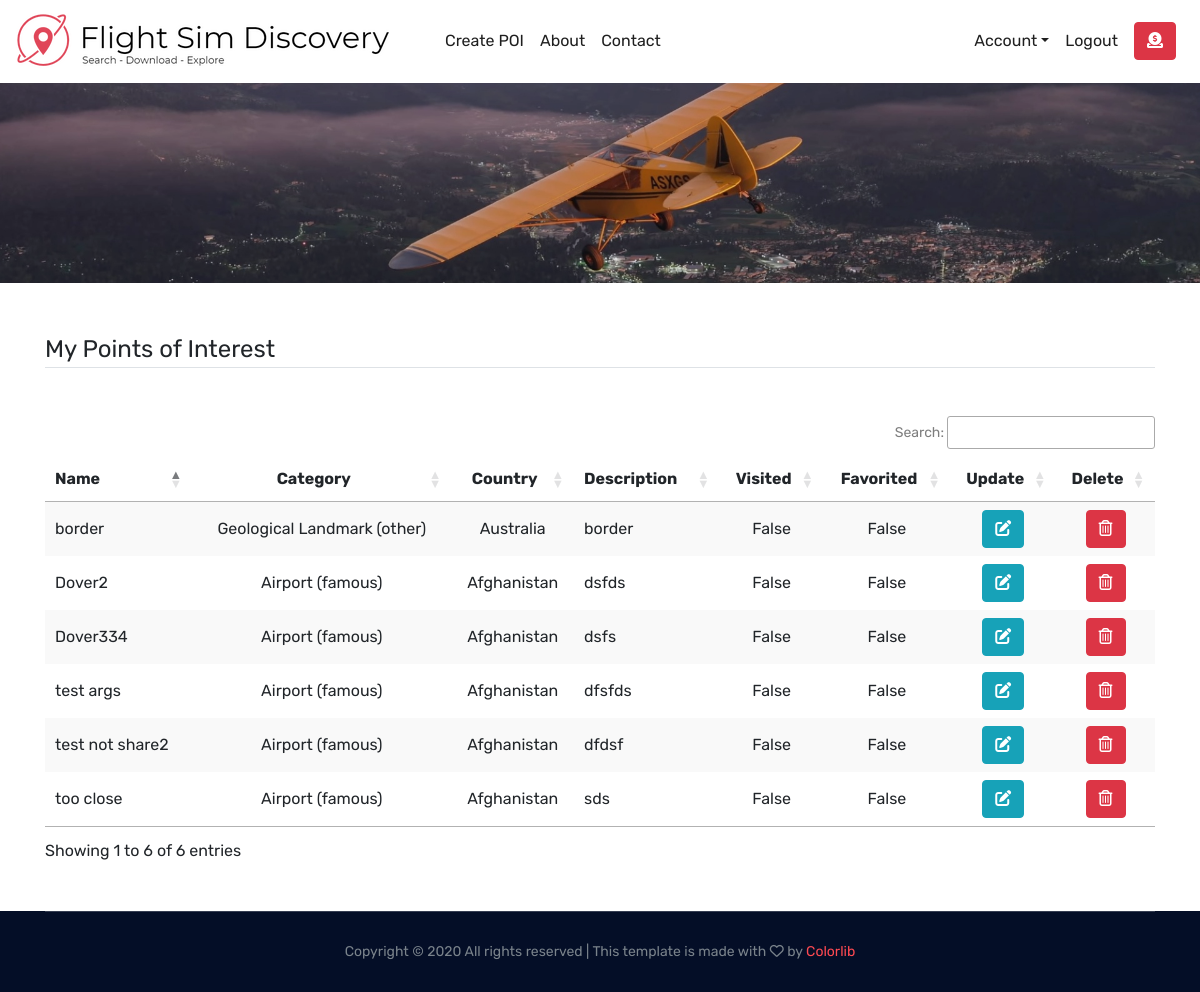
The app's page /user_pois (signed in) with its own data.
### flightsimdiscovery/models.py (models this page shows, shortened)
class Pois(db.Model):
    id = db.Column(db.Integer, primary_key=True)
    user_id = db.Column(db.Integer, db.ForeignKey('user.id'), nullable=False)
    name = db.Column(db.String(50), unique=True, nullable=False)
    latitude = db.Column(db.FLOAT, unique=False, nullable=False)
    longitude = db.Column(db.FLOAT, unique=False, nullable=False)
    region = db.Column(db.String(20), unique=False, nullable=False)
    country = db.Column(db.String(60), unique=False, nullable=False)
    category = db.Column(db.String(20), unique=False, nullable=False)
    description = db.Column(db.Text, nullable=True)
    nearest_icao_code = db.Column(db.String(4), nullable=True)
    date_posted = db.Column(db.DateTime, nullable=False, default=datetime.utcnow)
    share = db.Column(db.Boolean(), nullable=False, default=True)
    flag = db.Column(db.Boolean(), nullable=False, default=False)

### flightsimdiscovery/users/routes.py (the view)
@users.route("/user_pois")
@login_required
def user_pois():
    print(current_user.id)
    user_pois_with_additional_data = get_user_pois_dict_inc_favorites_visited(current_user.id)
    return render_template('user_pois.html', user_pois=user_pois_with_additional_data)

### flightsimdiscovery/models.py (called while the page is built)
@login_manager.user_loader
def load_user(user_id):
    return User.query.get(int(user_id))

### flightsimdiscovery/users/utitls.py (called while the page is built)
def get_user_pois_dict_inc_favorites_visited(user_id):
    additional_user_pois_data = []
    user_pois = Pois.query.filter_by(user_id=user_id).all()
    user_visited_pois = Visited.query.filter_by(user_id=user_id).all()
    user_favorited_pois = Favorites.query.filter_by(user_id=user_id).all()
    for poi in user_pois:
        new_poi_data = {'id': poi.id,'name': poi.name, 'category': poi.category, 'country': poi.country, 'region': poi.region, 'description': poi.description }
        if poi.id in user_visited_pois:
            new_poi_data['visited'] = True
        else:
            new_poi_data['visited'] = False
        if poi.id in user_favorited_pois:
            new_poi_data['favorited'] = True
        else:
            new_poi_data['favorited'] = False
        additional_user_pois_data.append(new_poi_data)
    return additional_user_pois_data

### flightsimdiscovery/templates/user_pois.html (shortened to what this page needs)
{% extends "base.html" %}
{% block content %}
<div class="bradcam_area register_bg">
</div>
<div class="container">
    <div class="user_pois_section mt-5">
        <div class="db_table_area">
          <legend class="border-bottom mb-5">My Points of Interest</legend>
            <table id="account_poi_datatable" class="stripe">
            <thead class="">
                <tr>
                <th scope="col">Name</th>
                <th scope="col">Category</th>
                <th scope="col">Country</th>
                <th scope="col">Description</th>
                <th scope="col">Visited</th>
                <th scope="col">Favorited</th>
                <th scope="col">Update</th>
                <th scope="col">Delete</th>
                </tr>
            </thead>
            <tbody>
                {% for poi in user_pois %}
                <tr>
                <td>{{poi.name}}</td>
                <td>{{poi.category}}</td>
                <td>{{poi.country}}</td>
                <td>{{poi.description}}</td>
                <td>{{poi.visited}}</td>
                <td>{{poi.favorited}}</td>
                <td><a href="/poi/{{poi.id}}/update" class="btn btn-info" role="button" aria-disabled="true"><i class="fas fa-edit"></i></a></td>
                <td><button type="button" class="open_delete_modal btn btn-danger" data-id="{{poi.id}}" data-toggle="modal" data-target="#deleteModal"><i class="far fa-trash-alt"></i></button></td>
                </tr>
                {% endfor %}
            </tbody>
            </table>
        </div>
    </div>
</div>
{% endblock content %}

### records on screen
Pois: name "test not share2", category "Airport (famous)", country "Afghanistan", description "dfdsf", visited "False", favorited "False"
Pois: name "border", category "Geological Landmark (other)", country "Australia", description "border", visited "False", favorited "False"
Pois: name "test args", category "Airport (famous)", country "Afghanistan", description "dfsfds", visited "False", favorited "False"
Pois: name "Dover2", category "Airport (famous)", country "Afghanistan", description "dsfds", visited "False", favorited "False"
Pois: name "Dover334", category "Airport (famous)", country "Afghanistan", description "dsfs", visited "False", favorited "False"
Pois: name "too close", category "Airport (famous)", country "Afghanistan", description "sds", visited "False", favorited "False"
